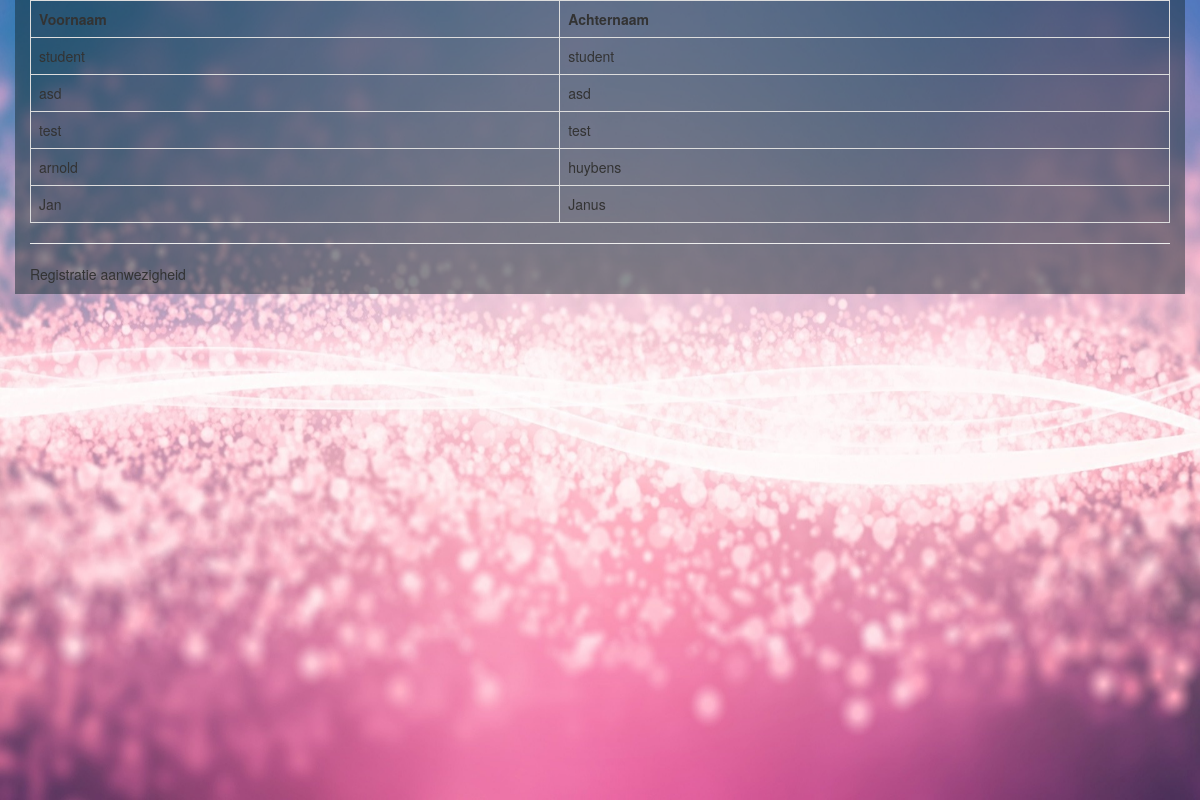
Page /students.php?id=rtcSUVZ7 on the earlier database version.
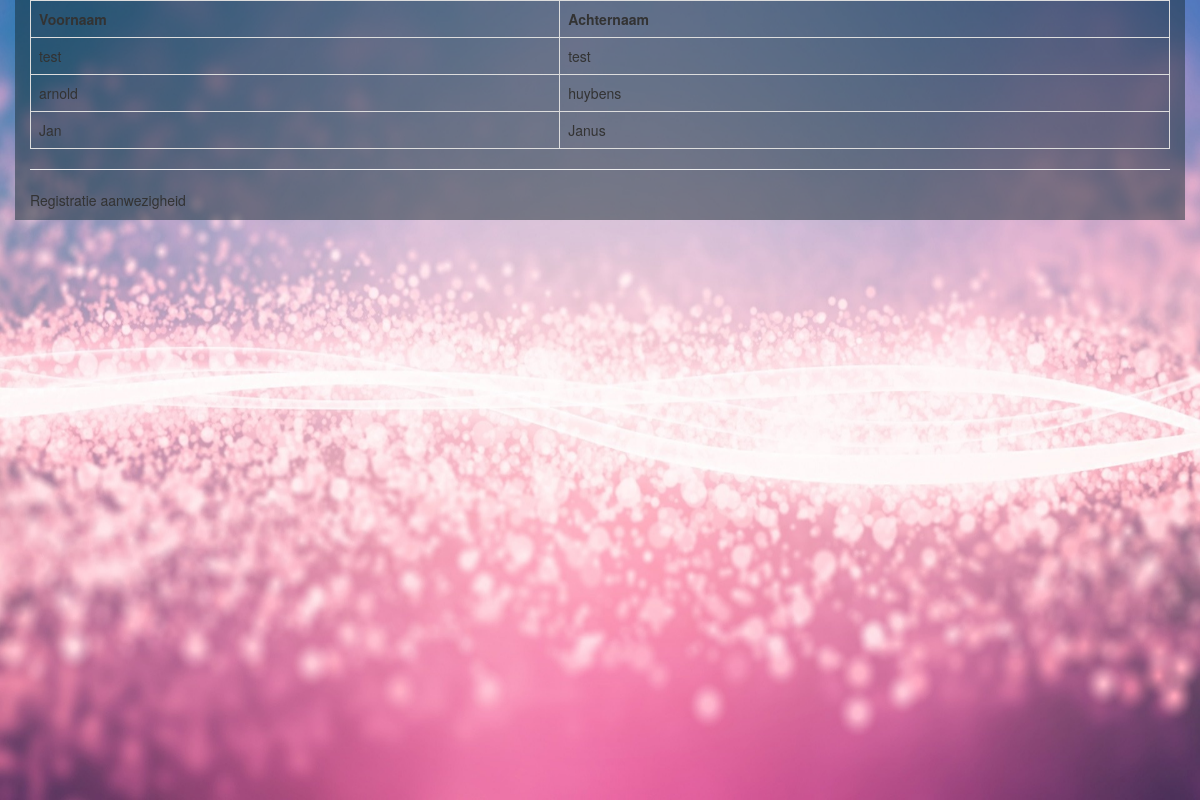
Same page on the later database version.
### tables this page shows
CREATE TABLE IF NOT EXISTS `reglesson` (
  `id` int(11) NOT NULL AUTO_INCREMENT,
  `first_name` varchar(32) NOT NULL,
  `last_name` varchar(32) NOT NULL,
  `lescode` varchar(50) NOT NULL,
  `user_id` int(11) DEFAULT NULL,
  PRIMARY KEY (`id`),
  KEY `user_id` (`user_id`)
);

### core/functions/lessonFunctions.php (called while the page is built, shortened)
<?php
function students($students) {
    $mysqli = Database::getDatabaseConnection();
    $query = "SELECT first_name, last_name FROM `reglesson` WHERE lescode ='" . $students . "'";
    $result = $mysqli->query($query);
    return $result;
}
?>

### students.php (the view, shortened to what this page needs)
<?php
require ('core/functions/lessonFunctions.php');
include ('includes/header.php');
	$students = $_GET['id'];
	$result = students($students);
	?>
	<div class="table-responsive">
		<table class=" table table-bordered table-hover">
			<tr>
				<td><b>Voornaam</b></td>
				<td><b>Achternaam</b></td>
			</tr>
				<?php while ($row = $result->fetch_assoc()) {
						extract($row);
						echo "<tr>";
						echo "<td>" . $row['first_name'] . "</td>";
						echo "<td>" . $row['last_name'] . "</td>"; }?>
		</table>
	</div> <?php
include ('includes/footer.php');
?>

Differences in the rows shown:
removed reglesson: first_name "student", last_name "student"
removed reglesson: first_name "asd", last_name "asd"
